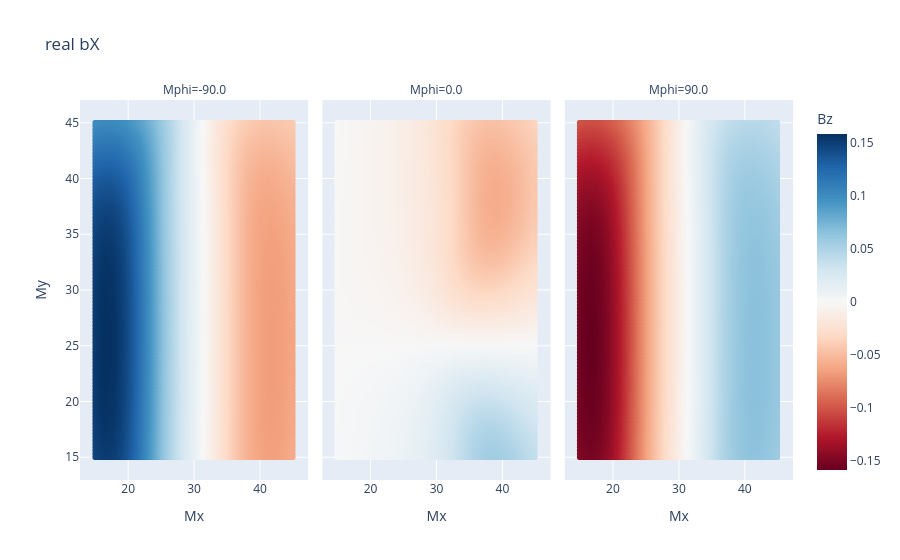

The notebook cell this image was saved under:
### Markdown cell above
## 2b better resolution raster scan

### Code cell
df2 = rename_columns(pd.read_csv("2MagCal.csv", comment = ";",  parse_dates=[' pd.Timestamp.now #now','queueT'])) #parse dates for convenience only
df2b= df2.query("purpose == 'XYscan withWait'")

df2b.Mphi = df2b.Mphi.round(2) #rounding phi to show the same plot as df2a, but with wait time

px.scatter( df2b, x="Mx", y="My", color="Bz", facet_col="Mphi",color_continuous_scale="RdBu",
    color_continuous_midpoint=0,title="real bX").show()

px.scatter( df2b, x="Mx", y="My", color="Bx", facet_col="Mphi",color_continuous_scale="RdBu",
    color_continuous_midpoint=0,title="real bY").show()

px.scatter( df2b, x="Mx", y="My", color="By", facet_col="Mphi",color_continuous_scale="RdBu",
    color_continuous_midpoint=0, title="real bZ").show()

### Figure 1 — Plotly figure (JSON) as saved in the notebook; plotly's stock layout.template omitted (floating-point values rounded to 4 significant figures; data arrays with more than 128 entries replaced by an {"elided": "..."} marker saying what was removed)
{"data": [{"hovertemplate": "Mphi=-90.0<br>Mx=%{x}<br>My=%{y}<br>Bz=%{marker.color}<extra></extra>", "legendgroup": "", "marker": {"color": {"elided": "10000 float values"}, "coloraxis": "coloraxis", "symbol": "circle"}, "mode": "markers", "name": "", "showlegend": false, "type": "scattergl", "x": {"elided": "10000 float values"}, "xaxis": "x", "y": {"elided": "10000 float values"}, "yaxis": "y"}, {"hovertemplate": "Mphi=0.0<br>Mx=%{x}<br>My=%{y}<br>Bz=%{marker.color}<extra></extra>", "legendgroup": "", "marker": {"color": {"elided": "10000 float values"}, "coloraxis": "coloraxis", "symbol": "circle"}, "mode": "markers", "name": "", "showlegend": false, "type": "scattergl", "x": {"elided": "10000 float values"}, "xaxis": "x2", "y": {"elided": "10000 float values"}, "yaxis": "y2"}, {"hovertemplate": "Mphi=90.0<br>Mx=%{x}<br>My=%{y}<br>Bz=%{marker.color}<extra></extra>", "legendgroup": "", "marker": {"color": {"elided": "10000 float values"}, "coloraxis": "coloraxis", "symbol": "circle"}, "mode": "markers", "name": "", "showlegend": false, "type": "scattergl", "x": {"elided": "10000 float values"}, "xaxis": "x3", "y": {"elided": "10000 float values"}, "yaxis": "y3"}], "layout": {"annotations": [{"font": {}, "showarrow": false, "text": "Mphi=-90.0", "x": 0.16, "xanchor": "center", "xref": "paper", "y": 1, "yanchor": "bottom", "yref": "paper"}, {"font": {}, "showarrow": false, "text": "Mphi=0.0", "x": 0.5, "xanchor": "center", "xref": "paper", "y": 1, "yanchor": "bottom", "yref": "paper"}, {"font": {}, "showarrow": false, "text": "Mphi=90.0", "x": 0.84, "xanchor": "center", "xref": "paper", "y": 1, "yanchor": "bottom", "yref": "paper"}], "coloraxis": {"cmid": 0, "colorbar": {"title": {"text": "Bz"}}, "colorscale": [[0, "rgb(103,0,31)"], [0.1, "rgb(178,24,43)"], [0.2, "rgb(214,96,77)"], [0.3, "rgb(244,165,130)"], [0.4, "rgb(253,219,199)"], [0.5, "rgb(247,247,247)"], [0.6, "rgb(209,229,240)"], [0.7, "rgb(146,197,222)"], [0.8, "rgb(67,147,195)"], [0.9, "rgb(33,102,172)"], [1, "rgb(5,48,97)"]]}, "legend": {"tracegroupgap": 0}, "title": {"text": "real bX"}, "xaxis": {"anchor": "y", "domain": [0, 0.32], "title": {"text": "Mx"}}, "xaxis2": {"anchor": "y2", "domain": [0.34, 0.66], "matches": "x", "title": {"text": "Mx"}}, "xaxis3": {"anchor": "y3", "domain": [0.68, 1.0], "matches": "x", "title": {"text": "Mx"}}, "yaxis": {"anchor": "x", "domain": [0, 1], "title": {"text": "My"}}, "yaxis2": {"anchor": "x2", "domain": [0, 1], "matches": "y", "showticklabels": false}, "yaxis3": {"anchor": "x3", "domain": [0, 1], "matches": "y", "showticklabels": false}}}
